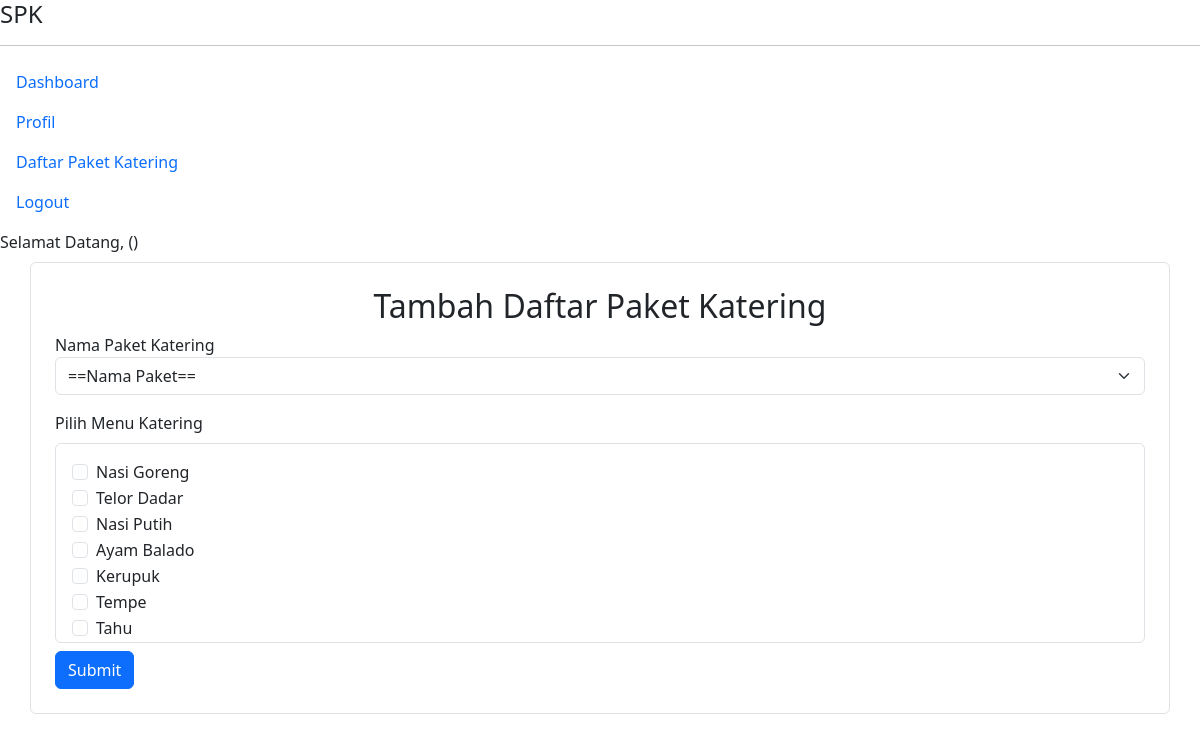
Page /pages/hasil-paket-menu/tambah_hasil_paket_menu.php on the committed database.
### tables this page shows
CREATE TABLE `menu_katering` (
  `id_menu_katering` int(11) NOT NULL,
  `nama_menu` varchar(50) NOT NULL
);

### pages/hasil-paket-menu/tambah_hasil_paket_menu.php (the view, shortened to what this page needs)
<?php
require_once __DIR__ . '/../../pages/layouts/header.php';
require_once __DIR__ . '/../../koneksi.php';
$getDataMenutKatering = mysqli_query($koneksi, " SELECT * FROM menu_katering ");
?>
<section>
    <div class="container border rounded p-4 mb-4 mt-2">
        <h2 class="text-center">Tambah Daftar Paket Katering</h2>
        <form class="needs-validation" method="post">
            <div class="col-md mt-2">
                <label for="id_paket_katering" class="form-label" style="margin-bottom: -10px;">Nama Paket
                    Katering</label>
                <select class="form-select" id="id_paket_katering" name="id_paket_katering" required>
                    <option selected disabled value="" style="height: 200px; overflow-y: scroll">==Nama Paket==</option>
                </select>
            </div>
            <div class="col-md mt-3">
                <label class="form-label">Pilih Menu Katering</label>
                <div class="border rounded p-3" style="height: 200px; overflow-y: scroll;">
                    <?php while ($menu = mysqli_fetch_assoc($getDataMenutKatering)): ?>
                        <div class="form-check">
                            <input class="form-check-input" type="checkbox" name="menu[]"
                                value="<?= $menu['id_menu_katering']; ?>" id="menu<?= $menu['id_menu_katering']; ?>">
                            <label class="form-check-label" for="menu<?= $menu['id_menu_katering']; ?>">
                                <?= $menu['nama_menu']; ?>
                            </label>
                        </div>
                    <?php endwhile; ?>
                </div>
            </div>
            <div class="col-12 mt-2">
                <button class="btn btn-primary" type="submit" name="submit">Submit</button>
            </div>
        </form>
    </div>
</section>
<?php
require_once __DIR__ . '/../../pages/layouts/footer.php';
?>

### rows in the picture
menu_katering: nama_menu "Nasi Goreng"
menu_katering: nama_menu "Telor Dadar"
menu_katering: nama_menu "Nasi Putih"
menu_katering: nama_menu "Ayam Balado"
menu_katering: nama_menu "Kerupuk"
menu_katering: nama_menu "Tempe"
menu_katering: nama_menu "Tahu"
